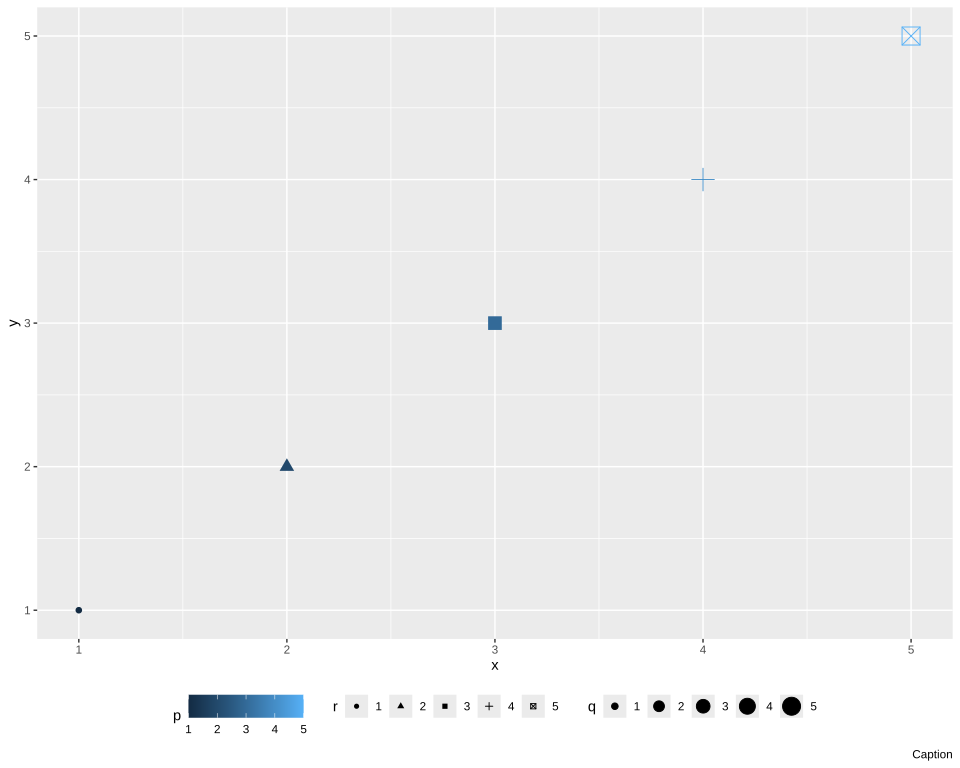

Source code (R):
# The plot test/golden/legend_bottom_guides.svg draws, drawn by ggplot2 itself, as ggplot2's own visual
# tests draw their snapshots: the independent check on that golden whenever it changes. The suite
# never runs this; it needs R, ggplot2 and vdiffr, saved as the Docker image
# giggly-r:ggplot2-4.0.3, and for the gradient svglite and the Liberation fonts, saved as
# giggly-r:ggplot2-4.0.3-svglite. From the repository's root:
#
#   docker run --rm -v "$PWD/test/golden":/golden:ro giggly-r:ggplot2-4.0.3-svglite \
#     Rscript /golden/legend_bottom_guides.R > legend_bottom_guides.ggplot2.svg
#   docker run --rm -e SVGLITE=1 -v "$PWD/test/golden":/golden:ro \
#     giggly-r:ggplot2-4.0.3-svglite Rscript /golden/legend_bottom_guides.R > legend_bottom_guides.svglite.svg
#
# and compare the first drawing element by element and the gradient's stops against the second,
# as test/golden/point_colourbar.R describes.
#
# guides()'s reference page's legends below the plot: a colour bar for a continuous colour and
# legends for a discrete size and shape, side by side below the x axis's title and above the
# caption, each running across, the colour bar five keys long with its labels below it and its
# title left of it, the legends the legends' spacing apart, each hung from the box's top, the box
# centred across the panel. ggplot2 orders legends by a hash of their titles and labels, and Giggly
# by aesthetic, so `guides(order =)` puts them in Giggly's order.
#
# First checked with ggplot2 4.0.3, vdiffr 1.0.9 and svglite 2.2.2: every element and clip path
# matches vdiffr's but the bar's fill, every stop matches svglite's, the gradient runs across the
# bar's middle from its left edge to its right in each drawing, and the one departure is test/golden/point.R's, the x axis drawn before the y.

library(ggplot2)

dat <- data.frame(x = 1:5, y = 1:5, p = 1:5, q = factor(1:5), r = factor(1:5))
plot <- ggplot(dat, aes(x, y, colour = p, size = q, shape = r)) +
  geom_point() +
  guides(
    colour = guide_colourbar(order = 1, display = "gradient"),
    shape = guide_legend(order = 2),
    size = guide_legend(order = 3)
  ) +
  labs(caption = "Caption") +
  theme_gray() +
  theme(legend.position = "bottom")

file <- tempfile(fileext = ".svg")
if (nzchar(Sys.getenv("SVGLITE"))) {
  svglite::svglite(file, width = 10, height = 8, system_fonts = list(sans = "Liberation Sans"))
  print(plot)
  invisible(dev.off())
} else {
  vdiffr::write_svg(plot, file)
}
cat(readLines(file), sep = "\n")
